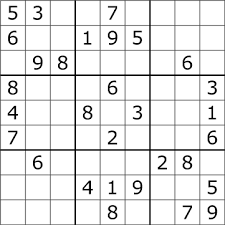
#> input picture Assignment_01/Hough Transform/sudoku.png, 225 x 225 px
$ jupyter execute 'Hough Transform.ipynb'
#> lines starting #> are read from the running program, lines starting #| are printed output that depends on the picture
[cell 1]
from matplotlib import pyplot as plt
import numpy as np
import math
import cv2

[cell 2]
def hough_transform(edge):

    theta = np.arange(0, 180, 1)     # Theta 0 - 180 degree
    cos = np.cos(np.deg2rad(theta))  # Calculate 'cos' and 'sin' value
    sin = np.sin(np.deg2rad(theta))

    # Generate a matrix to store the values
    rho_ = round(math.sqrt(edge.shape[0]**2 + edge.shape[1]**2))
    matrix = np.zeros((2 * rho_, len(theta)), dtype=np.uint8)

    # Threshold to get edges pixel location (x,y)
    edge_ = np.where(edge == 255)    #edge points can be detected; after canny edge detection, the pixels with value 255 are the ones which are eddge points, rest all points are 0.
    indices = list(zip(edge_[0], edge_[1]))  #make a list of all the edge indices

    # Calculate rho value for each edge location (x,y) with all the theta range
    for p in range(len(indices)):
        for t in range(len(theta)):
            rho = int(round(indices[p][1] * cos[t] + indices[p][0] * sin[t]))  #rho = y * cos(t) + x *sin(t)
            matrix[rho, t] += 1 #to increment the no of lines with corresponding rho and t.

    return matrix

[cell 3]
# read image then convert to grayscale and find the edges by Canny Edge Detection
image = cv2.imread('sudoku.png',0)
#> image is the input picture: shape (225, 225); min 0, max 255, mean 232.2
edges = cv2.Canny(image,50,150)
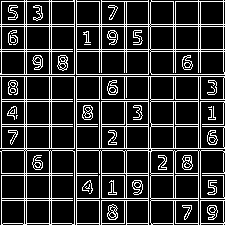
#> edges: shape (225, 225); 18.6% white in thin lines or dots
cv2.imshow('Laplacian', edges)
cv2.waitKey(0)
cv2.destroyAllWindows()

    # Function to do hough line transform
matrix = hough_transform(edges)
#> in hough_transform, `edge_ = np.where(edge == 255)`: edge_ = 9407 positions, rows 0 to 224, columns 0 to 224
#> in hough_transform, `indices = list(zip(edge_[0], edge_[1]))`: indices = 9407 pairs, first value 0 to 224, second value 0 to 224
#> after the loop in hough_transform, `for p in range(len(indices)):`:
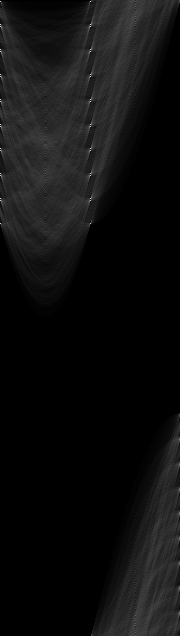
#> matrix: shape (636, 180); min 0, max 224, mean 14.8

    # Threshold some high values then draw the line
edge_ = np.where(matrix > 100)    #I have considered the threshold to be 100. Returns a list of all the edges with values above threshols
#> edge_ = 68 positions, rows 1 to 613, columns 0 to 179
indices = list(zip(edge_[0], edge_[1]))
#> indices = 68 pairs, first value 1 to 613, second value 0 to 179

    # Use line equation to draw detected line on an original image
for i in range(0, len(indices)):

    #parametric form of straight line is x = x0 + r * cos(t), y = y0 + r * sin(t)
    x0 = np.cos(np.deg2rad(indices[i][1]))*indices[i][0]   #calculating r * cos(t)
    y0 = np.sin(np.deg2rad(indices[i][1]))*indices[i][0]   #calculating r * sin(t)
    # find x1,y1 and x2,y2 to draw lines. 1500 is multiplied just to scale the line
    x1 = int(x0 + 1500 * (-np.sin(np.deg2rad(indices[i][1]))))
    y1 = int(y0 + 1500 * (np.cos(np.deg2rad(indices[i][1]))))
    x2 = int(x0 - 1500 * (-np.sin(np.deg2rad(indices[i][1]))))
    y2 = int(y0 - 1500 * (np.cos(np.deg2rad(indices[i][1]))))

    cv2.line(image,(x1,y1),(x2,y2),(0,255,0),1) #cv2.line(img, (initial coordinates), (end coordinates), (color), thickness)
#> this loop made 68 passes
#> (x0, y0, x1, y1, x2, y2) on passes 1 to 12: (1, 0, 1, 1500, 1, -1500), (6.12e-17, 1, -1500, 1, 1500, 0), (-0.401, 23, -1500, -3, 1499, 49), (24, 0, 24, 1500, 24, -1500), (1.47e-15, 24, -1500, 24, 1500, 23), (26, 0, 26, 1500, 26, -1500), (1.59e-15, 26, -1500, 26, 1500, 25), (27, 0.471, 0, 1500, 53, -1499), (0.471, 27, -1499, 53, 1500, 0), (-0.838, 47.99, -1500, 21, 1498, 74), (49, 0, 49, 1500, 49, -1500), (3e-15, 49, -1500, 49, 1500, 48)
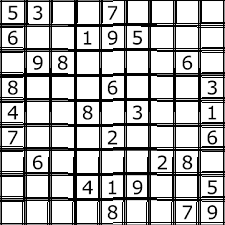
#> image: shape (225, 225); min 0, max 255, mean 186.9


cv2.imwrite('Hough.png', image) #save image
#> Out = True
